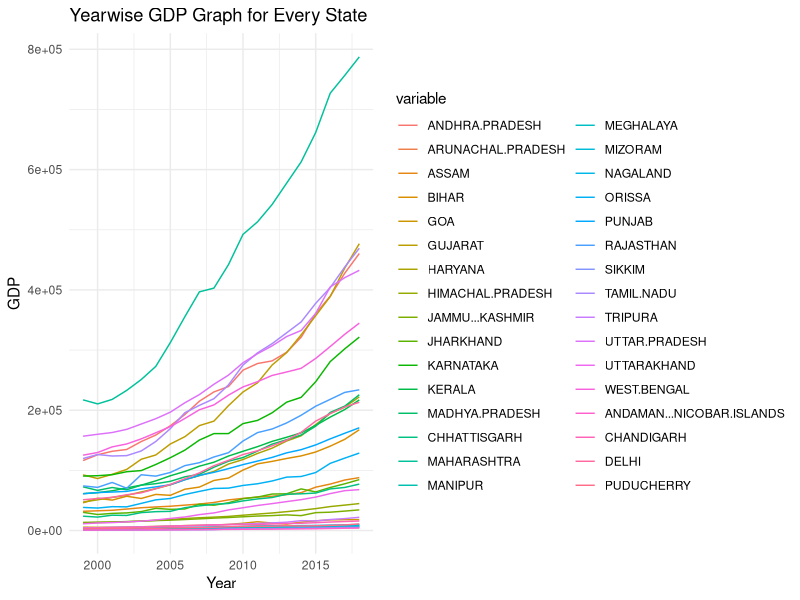

Source code (R): (Note: this script raises an error after producing the figure.)
current_directory <- getwd()
setwd(current_directory)

gwq_df <- read.csv("gwq.csv")
selected_columns <- gwq_df[, c("country", "state", "district", "year", "dyid", "residualsodiumcarbonate")]
new_df <- data.frame(selected_columns)
head(new_df)
new_df <- new_df[complete.cases(new_df$residualsodiumcarbonate), ]
print(names(new_df))
head(new_df)
aggregated_df <- aggregate(residualsodiumcarbonate ~ state + year, data = new_df, FUN = mean)
# Convert all letters in the state column to uppercase
aggregated_df$state <- toupper(aggregated_df$state)

aggregated_df

gdp_df <- read.csv("gdp.csv")
gdp_df$YEAR <- substring(gdp_df$YEAR, 1, nchar(gdp_df$YEAR) - 3)
gdp_df <- as.data.frame(lapply(gdp_df, as.integer))
gdp_df$ANDHRA.PRADESH[is.na(gdp_df$ANDHRA.PRADESH)] <- 0
gdp_df$TELANGANA[is.na(gdp_df$TELANGANA)] <- 0
gdp_df$ANDHRA.PRADESH <- gdp_df$ANDHRA.PRADESH + gdp_df$TELANGANA
gdp_df$TELANGANA <- NULL
index_2011 <- which(gdp_df$YEAR == 2011)[1]
if (!is.na(index_2011)) {
  row_2011 <- gdp_df[index_2011, ]
  row_20112 <- gdp_df[index_2011+1, ]
  for (i in (index_2011 + 1):nrow(gdp_df)) {
    gdp_df[i, -1] <- (gdp_df[i, -1] / row_20112[-1])*row_2011[-1]
  }
  gdp_df <- gdp_df[-index_2011, ]
}
gdp_df
index_2004 <- which(gdp_df$YEAR == 2004)[1]
if (!is.na(index_2004)) {
  row_2004 <- gdp_df[index_2004, ]
  row_20042 <- gdp_df[index_2004+1, ]
  for (i in (index_2004 + 1):nrow(gdp_df)) {
    gdp_df[i, -1] <- (gdp_df[i, -1] / row_20042[-1])*row_2004[-1]
  }
  gdp_df <- gdp_df[-index_2004, ]
}
gdp_df

library(ggplot2)
library(reshape2)
gdp_df_long <- melt(gdp_df, id.vars = "YEAR")
ggplot(gdp_df_long, aes(x = YEAR, y = value, color = variable)) +
  geom_line() +
  labs(title = "Yearwise GDP Graph for Every State", x = "Year", y = "GDP") +
  theme_minimal()
# Load required library
library(tidyr)

# Reshape the data into long format
# Create a new column combining YEAR and STATE columns
gdp_df$GDP <- paste(gdp_df$YEAR, colnames(gdp_df)[2:length(gdp_df)], sep = "_")


gdp_df_long <- reshape(gdp_df, varying = list(colnames(gdp_df)[2:length(gdp_df)]),
                       v.names = "GDP", timevar = "STATE", times = colnames(gdp_df)[2:length(gdp_df)],
                       new.row.names = 1:10000, direction = "long")
gdp_df_long
head(gdp_df)
# Replace periods with spaces in the column names under the STATE column
gdp_df_long$STATE <- gsub("\\.", " ", gdp_df_long$STATE)
# Remove the column named 'id'
gdp_df_long <- gdp_df_long[, !names(gdp_df_long) %in% c("id")]


# Summary of Work Done:

# For gwq_df:
# - Read the data from the "gwq.csv" file and selected specific columns.
# - Created a new dataframe, removing entries with null values in the residualsodiumcarbonate column.
# - Aggregated the data state-wise for every year, taking the mean of residualsodiumcarbonate.
# - Capitalized every letter in the state column.

# For gdp_df:
# - Read the data from the "gdp.csv" file.
# - Removed the last 3 characters from all entries in the YEAR column.
# - Converted all entries from string to integer.
# - Summed the values of the ANDHRA.PRADESH and TELANGANA columns into one ANDHRA.PRADESH column, handling null values.
# - Scaled the entries below the first occurrences of 2011 and 2004, and then removed these rows.
# - Plotted the yearwise GDP graph for every state.
# - Reshaped the data into long format, combining the YEAR and state names to create a new GDP column.
# - Replaced periods with spaces in the column names under the STATE column and removed the column named 'id'.

